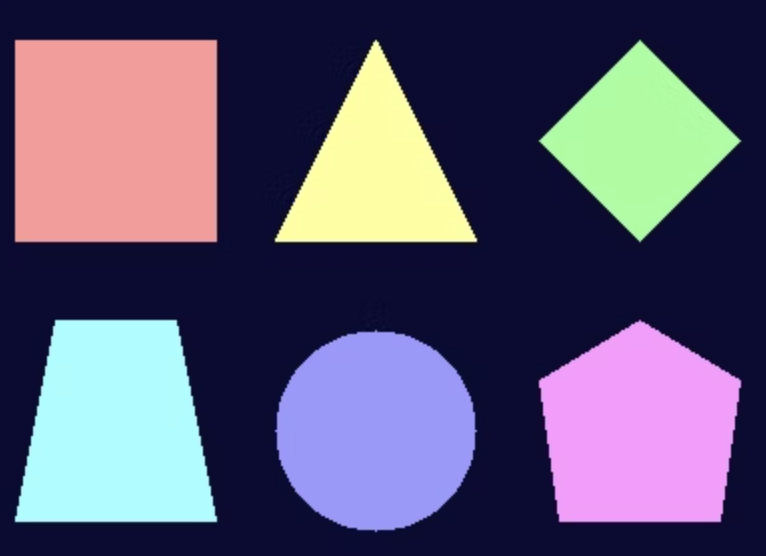
#> input picture image_processing/resources/shape_edge_detection/shapes.png, 766 x 556 px
$ jupyter execute shape_edge_detection.ipynb   (older library calls are emulated)
#> lines starting #> are read from the running program, lines starting #| are printed output that depends on the picture; after the words box and inside, x2 and y2 are one past the last pixel; in counts of white or black regions, pixels touching at a corner belong together
# Shape Edge Detection

ref. https://tatsy.github.io/programming-for-beginners/python/figure-detection/
ref. https://qiita.com/sitar-harmonics/items/ac584f99043574670cf3

[cell 1]
import numpy as np
import cv2
import matplotlib.pyplot as plt

[cell 2]
plt.show() # call at first for applying rcParams
plt.rcParams['figure.figsize'] = (15, 15)

[cell 3]
img_file = 'resources/shape_edge_detection/shapes.png'
img = cv2.imread(img_file, cv2.IMREAD_COLOR)
#> img is the input picture: shape (556, 766, 3); mean B, G, R 115.1, 87.8, 93.2

# PNG is BGR, convert to RGB
_img = cv2.cvtColor(img, cv2.COLOR_BGR2RGB)
plt.imshow(_img)
plt.axis('off')
plt.show()

[cell 4]
img_blur = cv2.GaussianBlur(img, (5, 5), 0)

_img_blur = cv2.cvtColor(img_blur, cv2.COLOR_BGR2RGB)
plt.imshow(_img_blur)
plt.axis('off')
plt.show()

[cell 5]
img_gray = cv2.cvtColor(img_blur, cv2.COLOR_BGR2GRAY)
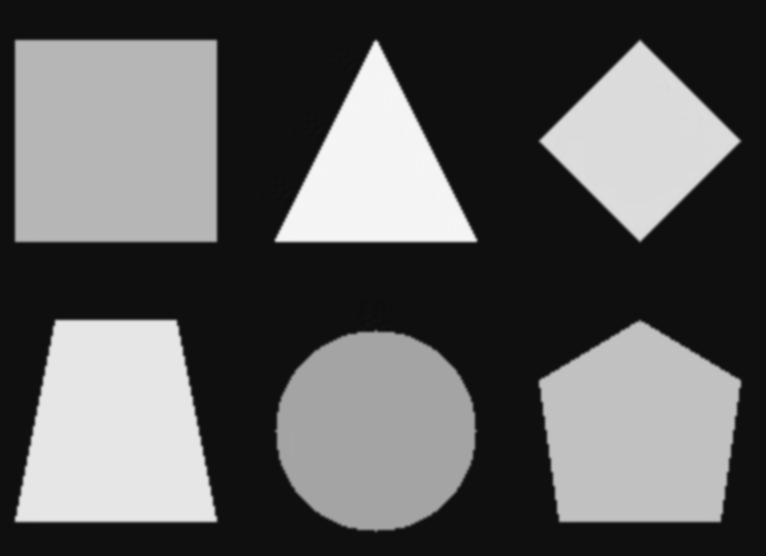
#> img_gray: shape (556, 766); min 11, max 245, mean 92.8
# ref. https://imagingsolution.blog.fc2.com/blog-entry-113.html
_, img_bin = cv2.threshold(img_gray, 0, 255, cv2.THRESH_OTSU)
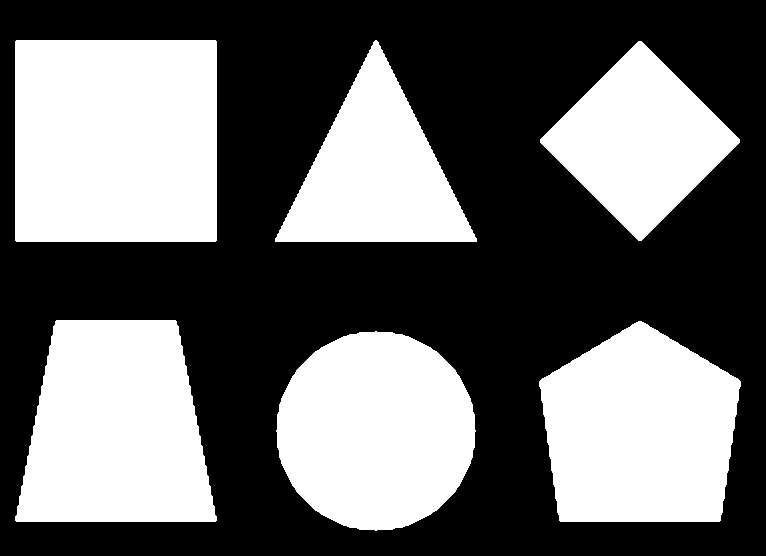
#> img_bin: shape (556, 766); 41.8% white; 6 white regions, box (x1, y1, x2, y2) and area: (15, 40, 217, 242) 40800, (15, 320, 217, 522) 32760, (539, 321, 741, 522) 31820, (276, 331, 476, 531) 31184, (275, 40, 477, 242) 20904, (540, 41, 740, 241) 20596

fig = plt.figure()
ax1 = fig.add_subplot(1, 2, 1)
ax2 = fig.add_subplot(1, 2, 2)

ax1.title.set_text('img_gray')
ax1.imshow(img_gray, cmap='gray')
ax1.axis('off')

ax2.title.set_text('img_bin')
ax2.imshow(img_bin, cmap='gray')
ax2.axis('off')

plt.show()
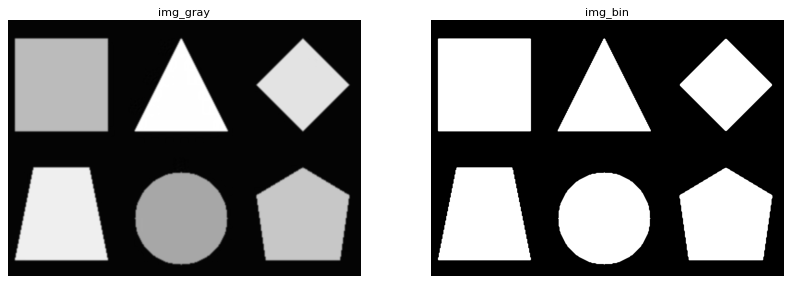
#> figure drawn by matplotlib, 2 panels

[cell 6]
# ref. http://opencv.jp/opencv-2svn/cpp/image_filtering.html?highlight=sobel#cv-sobel
dx = cv2.Sobel(img_gray, cv2.CV_8U, 2, 0, ksize=3)
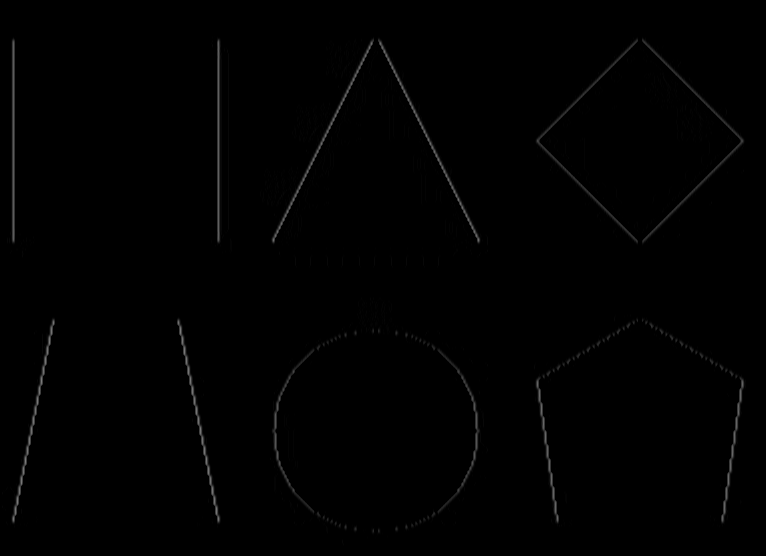
#> dx: shape (556, 766); min 0, max 125, mean 1.2
dy = cv2.Sobel(img_gray, cv2.CV_8U, 0, 2, ksize=3)
img_gray_sobel = np.sqrt(dx * dx + dy * dy)
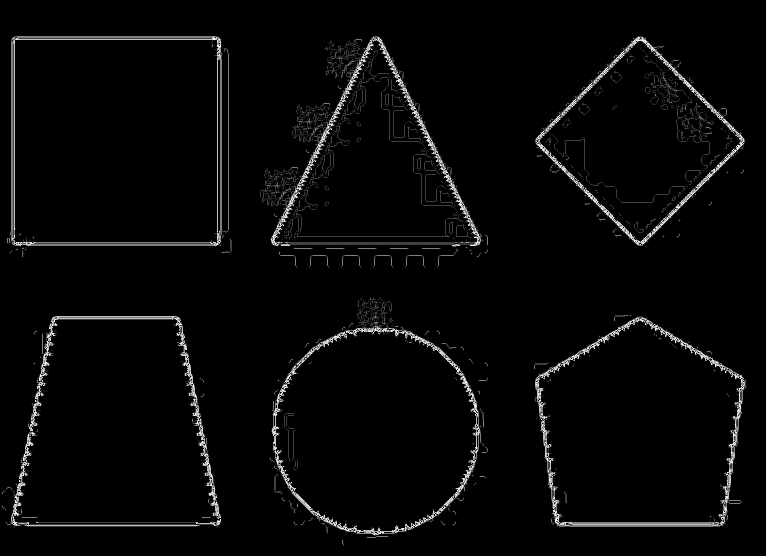
#> img_gray_sobel: shape (556, 766) float16; min 0, max 15.81, mean 0.454; drawn with min black and max white

dx = cv2.Sobel(img_bin, cv2.CV_8U, 2, 0, ksize=3)
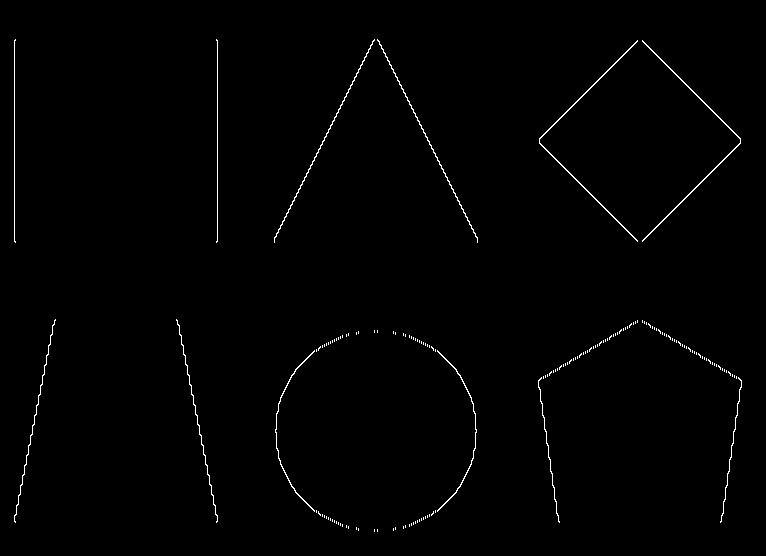
#> dx: shape (556, 766); 0.86% white in thin lines or dots, all inside (x1, y1, x2, y2) = (14, 39, 742, 532)
dy = cv2.Sobel(img_bin, cv2.CV_8U, 0, 2, ksize=3)
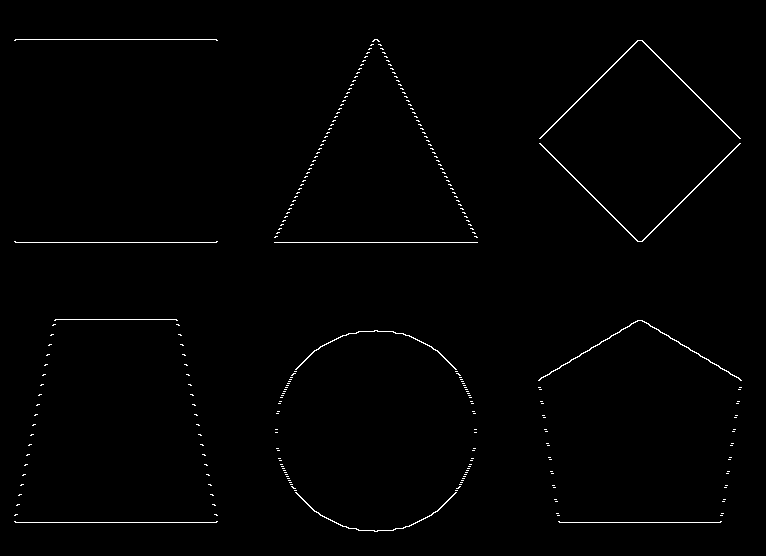
#> dy: shape (556, 766); 0.88% white in thin lines or dots, all inside (x1, y1, x2, y2) = (14, 39, 742, 532)
img_bin_sobel = np.sqrt(dx * dx + dy * dy).astype(np.uint8)
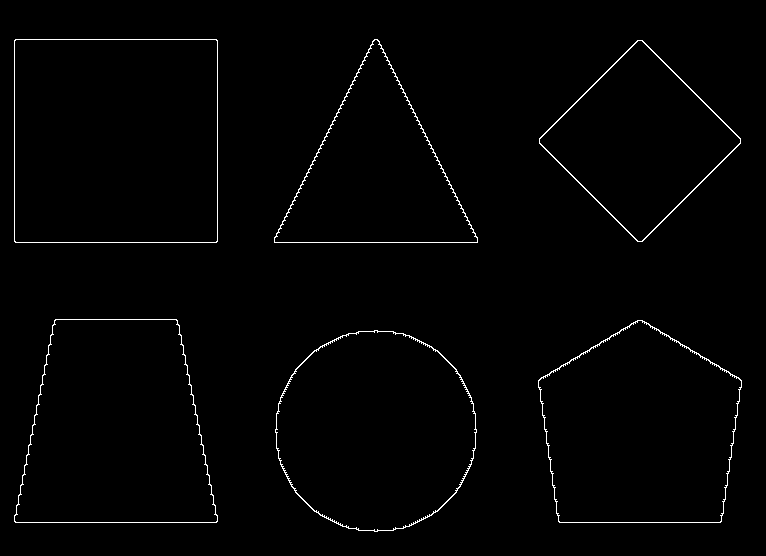
#> img_bin_sobel: shape (556, 766); values 0 (black) and 1 (white), 1.2% white in thin lines or dots, all inside (x1, y1, x2, y2) = (14, 39, 742, 532)

fig = plt.figure()
ax1 = fig.add_subplot(1, 2, 1)
ax2 = fig.add_subplot(1, 2, 2)

ax1.title.set_text('img_gray_sobel')
ax1.imshow(img_gray_sobel, cmap='gray')
ax1.axis('off')

ax2.title.set_text('img_bin_sobel')
ax2.imshow(img_bin_sobel, cmap='gray')
ax2.axis('off')

plt.show()

[cell 7]
# ref. http://opencv.jp/opencv-2svn/cpp/image_filtering.html?highlight=sobel#cv-laplacian
img_gray_laplacian = cv2.Laplacian(img_gray, cv2.CV_8U, ksize=3)
img_bin_laplacian = cv2.Laplacian(img_bin, cv2.CV_8U, ksize=3)
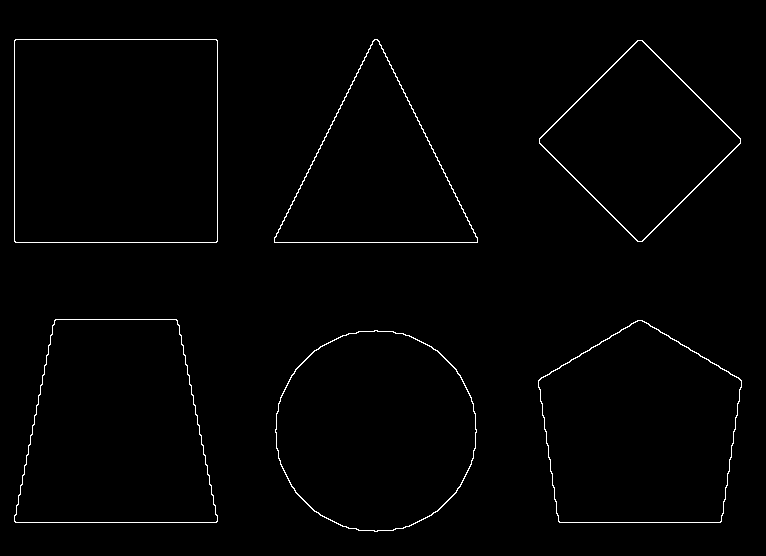
#> img_bin_laplacian: shape (556, 766); 1.1% white in thin lines or dots, all inside (x1, y1, x2, y2) = (14, 39, 742, 532)

fig = plt.figure()
ax1 = fig.add_subplot(1, 2, 1)
ax2 = fig.add_subplot(1, 2, 2)

ax1.title.set_text('img_gray_laplacian')
ax1.imshow(img_gray_laplacian, cmap='gray')
ax1.axis('off')

ax2.title.set_text('img_bin_laplacian')
ax2.imshow(img_bin_laplacian, cmap='gray')
ax2.axis('off')

plt.show()

[cell 8]
# we can find contours without border extraction by using cv2.findContours()
# ref. https://theailearner.com/tag/suzuki-contour-algorithm-opencv/
img_src = img_bin
contours, _ = cv2.findContours(img_src, cv2.RETR_EXTERNAL, cv2.CHAIN_APPROX_SIMPLE)
#> contours = 6 contours; box (x1, y1, x2, y2) and area: (15, 40, 217, 242) 40399, (15, 320, 217, 522) 32399, (539, 321, 741, 522) 31499, (276, 331, 476, 531) 30903, (275, 40, 477, 242) 20601, (540, 41, 740, 241) 20393
print('{:d} contours detected!'.format(len(contours)))
#| 6 contours detected!

[cell 9]
result = img.copy()
font = cv2.FONT_HERSHEY_SIMPLEX
color = (255, 0, 0) # RGB

for cnt in contours:
    arclen = cv2.arcLength(cnt, True)
    approx = cv2.approxPolyDP(cnt, arclen * 0.01, True)
    cv2.drawContours(result, [approx], -1, color, thickness=3)

    text = str(len(approx)) if len(approx) < 10 else 'circle'
    position_min = np.asarray(approx).reshape((-1, 2)).min(axis=0).astype('int32')
    position_max = np.asarray(approx).reshape((-1, 2)).max(axis=0).astype('int32')
    offset = (-20, 10)
    px, py = (position_min + position_max) // 2 + offset

    cv2.putText(result, text, (px + 10, py + 10), font, 1.0, color, 2, cv2.LINE_AA)
#> this loop made 6 passes
#> (arclen, text, position_min, position_max, px, py) on passes 1 to 2: (657.8, 'circle', [276, 331], [475, 530], 355, 440), (707.1, '5', [539, 321], [737, 521], 618, 431)
#> (arclen, approx, text, position_min, px, py) on passes 3, 5: (754.8, [[56, 320], [15, 520], [215, 521], [176, 321]], '4', [15, 320], 95, 430), (686.8, [[375, 40], [275, 241], [476, 241]], '3', [275, 40], 355, 150)
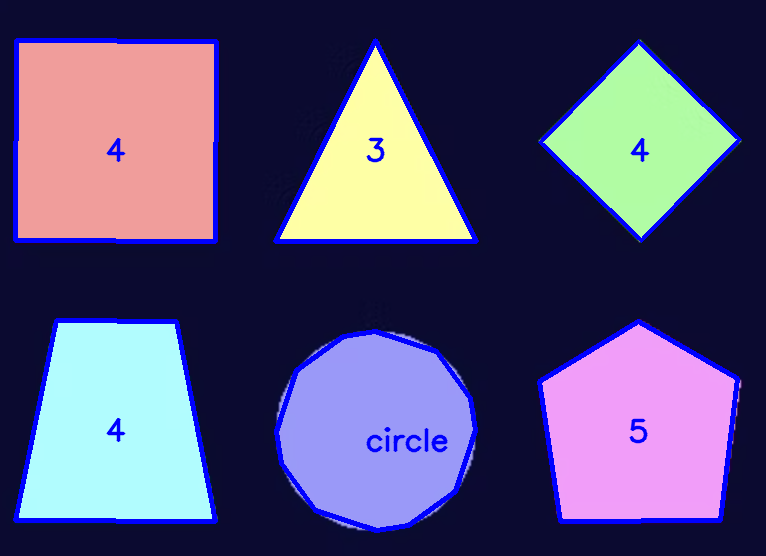
#> result: shape (556, 766, 3); 5.11% of pixels changed, all inside (x1, y1, x2, y2) = (13, 38, 742, 533)

plt.imshow(result)
plt.axis('off')
plt.show()
